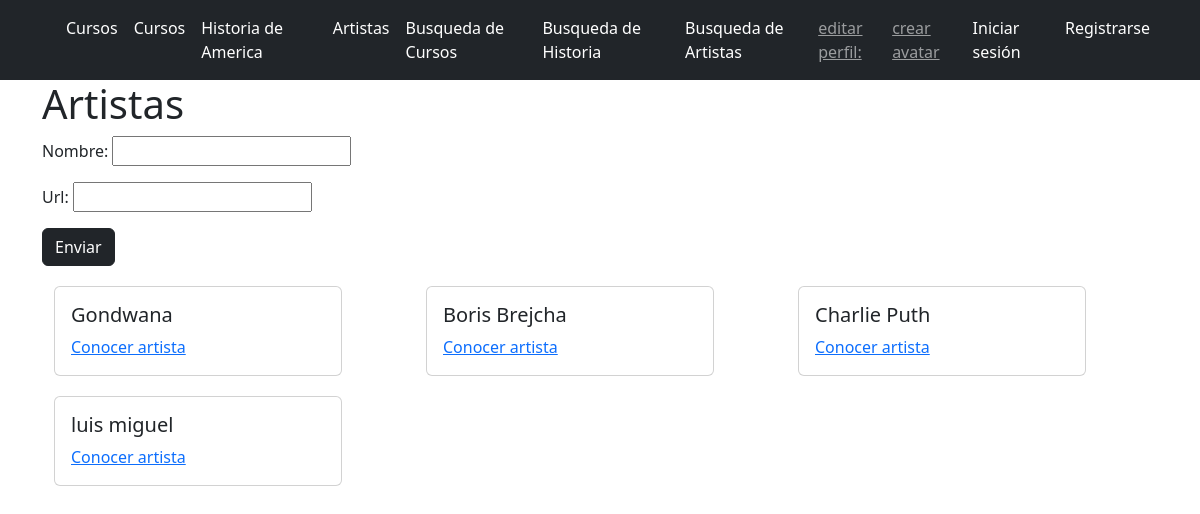
The app's page /artista/ with its own data.
### core/models.py (models this page shows, shortened)
class Artista(models.Model):
    nombre = models.CharField(max_length=40)
    url = models.URLField(null=True)

### core/views.py (the view)
# urls.py: path("artista/", views.artistaFormulario, name="artista"),
def artistaFormulario(request):
    artistas = Artista.objects.all()
    if request.method == "POST":
        formularioArtista = ArtistaFormulario(request.POST)
        print(formularioArtista)
        if formularioArtista.is_valid():
            informacion3 = formularioArtista.cleaned_data
            artista = Artista(nombre=informacion3["nombre"], url=informacion3["url"])
            artista.save()
    else:
        formularioArtista = ArtistaFormulario()
    return render(
        request,
        "core/artista.html",
        {"formularioArtista": formularioArtista, "artistas": artistas},
    )

### core/forms.py
class ArtistaFormulario(forms.Form):
    nombre = forms.CharField(max_length=40)
    url = forms.URLField()

### core/templates/core/artista.html (shortened to what this page needs)
{% extends 'core/base.html' %}
{% block content %}
    <div class="container">
            <h1>Artistas</h1>
            <form method="POST">
                {{formularioArtista.as_p}}
                <button type="submit" class="btn btn-dark">Enviar</button>
              </form>
              <div class="container">
                <div class="row">
                  {% for artista in artistas %}
                    <div class="col-md-4">
                            <div class="card" style="width: 18rem;">
                              <div class="card-body">
                                <h5 class="card-title">{{artista.nombre}}</h5>
                                <a href="{{artista.url}}" class="card-link">Conocer artista</a>
                            </div>
                        </div>
                      </div>
                      {% endfor %}
   {% endblock %}

### core/static/core/css/style.css (style rules this page uses)
.card { margin-top: 20px; }

### records on screen
Artista: nombre "Gondwana"
Artista: nombre "Boris Brejcha"
Artista: nombre "Charlie Puth"
Artista: nombre "luis miguel"
